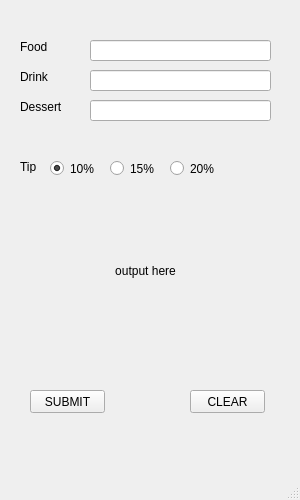
<?xml version="1.0" encoding="UTF-8"?>
<ui version="4.0">
 <class>MainWindow</class>
 <widget class="QMainWindow" name="MainWindow">
  <property name="geometry">
   <rect>
    <x>0</x>
    <y>0</y>
    <width>300</width>
    <height>500</height>
   </rect>
  </property>
  <property name="minimumSize">
   <size>
    <width>300</width>
    <height>500</height>
   </size>
  </property>
  <property name="maximumSize">
   <size>
    <width>300</width>
    <height>500</height>
   </size>
  </property>
  <property name="windowTitle">
   <string>Test 10</string>
  </property>
  <property name="autoFillBackground">
   <bool>true</bool>
  </property>
  <property name="tabShape">
   <enum>QTabWidget::Rounded</enum>
  </property>
  <widget class="QWidget" name="centralwidget">
   <widget class="QLineEdit" name="food_input">
    <property name="geometry">
     <rect>
      <x>90</x>
      <y>40</y>
      <width>181</width>
      <height>21</height>
     </rect>
    </property>
   </widget>
   <widget class="QLabel" name="label">
    <property name="geometry">
     <rect>
      <x>20</x>
      <y>40</y>
      <width>47</width>
      <height>13</height>
     </rect>
    </property>
    <property name="text">
     <string>Food</string>
    </property>
   </widget>
   <widget class="QLineEdit" name="drink_input">
    <property name="geometry">
     <rect>
      <x>90</x>
      <y>70</y>
      <width>181</width>
      <height>21</height>
     </rect>
    </property>
   </widget>
   <widget class="QLabel" name="label_2">
    <property name="geometry">
     <rect>
      <x>20</x>
      <y>70</y>
      <width>47</width>
      <height>13</height>
     </rect>
    </property>
    <property name="text">
     <string>Drink</string>
    </property>
   </widget>
   <widget class="QLineEdit" name="dessert_input">
    <property name="geometry">
     <rect>
      <x>90</x>
      <y>100</y>
      <width>181</width>
      <height>21</height>
     </rect>
    </property>
   </widget>
   <widget class="QLabel" name="label_3">
    <property name="geometry">
     <rect>
      <x>20</x>
      <y>100</y>
      <width>47</width>
      <height>13</height>
     </rect>
    </property>
    <property name="text">
     <string>Dessert</string>
    </property>
   </widget>
   <widget class="QLabel" name="label_4">
    <property name="geometry">
     <rect>
      <x>20</x>
      <y>160</y>
      <width>47</width>
      <height>13</height>
     </rect>
    </property>
    <property name="text">
     <string>Tip</string>
    </property>
   </widget>
   <widget class="QRadioButton" name="tip_input10">
    <property name="geometry">
     <rect>
      <x>50</x>
      <y>160</y>
      <width>82</width>
      <height>17</height>
     </rect>
    </property>
    <property name="text">
     <string>10%</string>
    </property>
    <property name="checked">
     <bool>true</bool>
    </property>
   </widget>
   <widget class="QRadioButton" name="tip_input15">
    <property name="geometry">
     <rect>
      <x>110</x>
      <y>160</y>
      <width>82</width>
      <height>17</height>
     </rect>
    </property>
    <property name="text">
     <string>15%</string>
    </property>
   </widget>
   <widget class="QRadioButton" name="tip_input20">
    <property name="geometry">
     <rect>
      <x>170</x>
      <y>160</y>
      <width>82</width>
      <height>17</height>
     </rect>
    </property>
    <property name="text">
     <string>20%</string>
    </property>
   </widget>
   <widget class="QPushButton" name="submit_input">
    <property name="geometry">
     <rect>
      <x>30</x>
      <y>390</y>
      <width>75</width>
      <height>23</height>
     </rect>
    </property>
    <property name="text">
     <string>SUBMIT</string>
    </property>
   </widget>
   <widget class="QPushButton" name="clear_input">
    <property name="geometry">
     <rect>
      <x>190</x>
      <y>390</y>
      <width>75</width>
      <height>23</height>
     </rect>
    </property>
    <property name="text">
     <string>CLEAR</string>
    </property>
   </widget>
   <widget class="QLabel" name="text_output">
    <property name="geometry">
     <rect>
      <x>30</x>
      <y>200</y>
      <width>231</width>
      <height>141</height>
     </rect>
    </property>
    <property name="autoFillBackground">
     <bool>false</bool>
    </property>
    <property name="text">
     <string notr="true">output here</string>
    </property>
    <property name="scaledContents">
     <bool>false</bool>
    </property>
    <property name="alignment">
     <set>Qt::AlignCenter</set>
    </property>
   </widget>
  </widget>
  <widget class="QMenuBar" name="menubar">
   <property name="geometry">
    <rect>
     <x>0</x>
     <y>0</y>
     <width>300</width>
     <height>21</height>
    </rect>
   </property>
  </widget>
  <widget class="QStatusBar" name="statusbar"/>
 </widget>
 <resources/>
 <connections/>
</ui>
